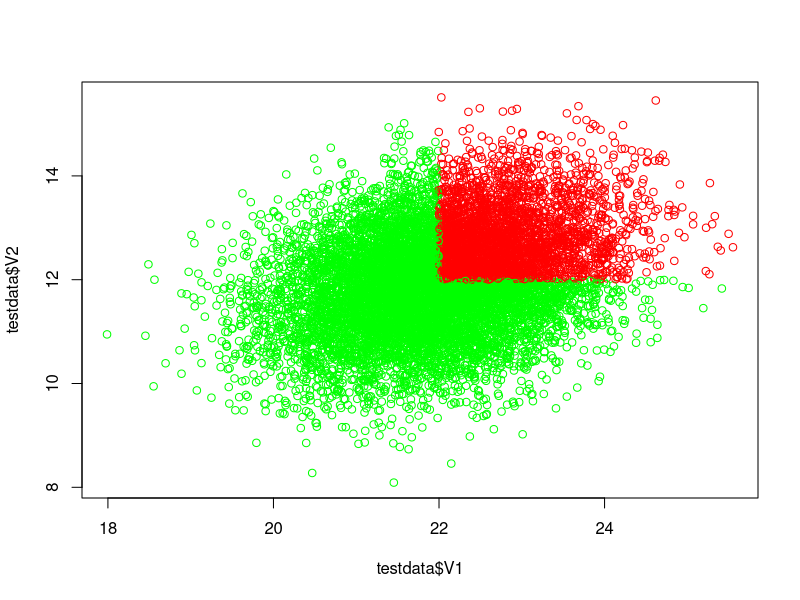
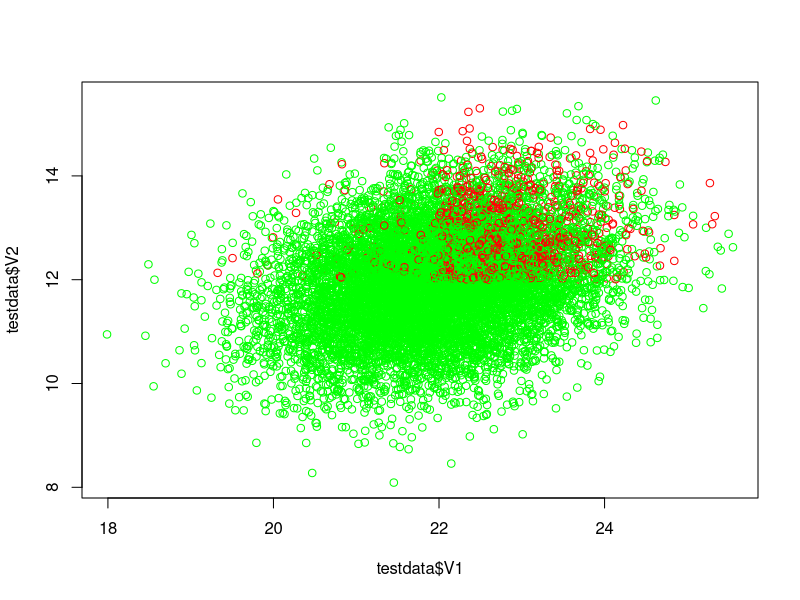
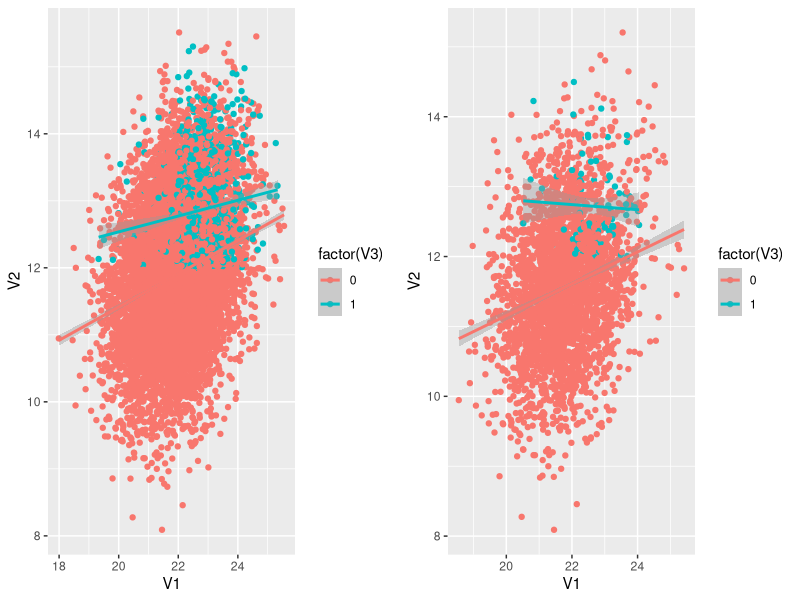

Here is the R script that generated these plots, in order:
# Setting working directory and loading libraries----
setwd("~/Applied Data Science/Thesis")

# import packages
library(lattice)
library(mice)
library(tidyverse)

## GENERATE DATA ----

set.seed(12)
#options(scipen=999)

# randomly generate a dataset to be our complete dataset
testdata <- as.data.frame(MASS::mvrnorm(n = 10000, 
                                        mu = c(22, 12, 0),      # V1   V2   V3
                                        Sigma = matrix(data = c(1.0, 0.3, 0.5, 
                                                                0.3, 1.0, 0.5, 
                                                                0.5, 0.5, 1.0), 
                                                       nrow = 3, 
                                                       byrow = T)))

# People falling in a certain region have a a higher probabilityof Y = 1
condition = testdata$V1>median(testdata$V1) & testdata$V2>median(testdata$V2)
condition2 = testdata$V1<median(testdata$V1) & testdata$V2>median(testdata$V2)
# plot
plot(testdata$V1, testdata$V2, col = ifelse(condition, 'red', 'green'))

# generate binomial variable for V3
testdata$V3 = ifelse(condition,rbinom(nrow(testdata[condition,]), size = 1, prob = 0.33),
                     ifelse(condition2,rbinom(nrow(testdata[condition2,]), size = 1, prob = 0.05), 0))
plot(testdata$V1, testdata$V2, col = ifelse(testdata$V3==1,'red', 'green'))

# descriptives
summary(testdata)
# save as csv
## Save complete  dataframe as CSV file
write.csv(testdata,"C:\\Users\\surface\\Documents\\Applied Data Science\\Thesis\\complete_data.csv", row.names = FALSE)


## AMPUTE WITH MICE ----

# ampute the complete data once for every mechanism
ampdata1 <- ampute(testdata, patterns = c(0, 1, 1), prop = 0.7, mech = "MAR")$amp
ampdata2 <- ampute(testdata, patterns = c(1, 0, 1), prop = 0.7, mech = "MNAR")$amp
ampdata3 <- ampute(testdata, patterns = c(0, 1, 1), prop = 0.7, mech = "MNAR")$amp
ampdata4 <- ampute(testdata, patterns = c(0, 0, 0), prop = 0.7, mech = "MCAR")$amp

# create a random allocation vector
# use the prob argument to specify how much of each mechanism should be created
# here, 0.5 of the missingness should be MAR and 0.5 should be MCAR
indices <- sample(x = c(1, 2, 3, 4), size = nrow(testdata), 
                  replace = TRUE, prob = c(0.6, 0.2, 0.1, 0.1))

# create an empty data matrix
# fill this matrix with values from either of the two amputed datasets
ampdata <- matrix(NA, nrow = nrow(testdata), ncol = ncol(testdata))
ampdata[indices == 1, ] <- as.matrix(ampdata1[indices == 1, ])
ampdata[indices == 2, ] <- as.matrix(ampdata2[indices == 2, ]) 
ampdata[indices == 3, ] <- as.matrix(ampdata3[indices == 3, ])
ampdata[indices == 4, ] <- as.matrix(ampdata4[indices == 4, ]) 

# store as df
ampdata = data.frame(ampdata)
# change colnames
colnames(ampdata) = c('V1', 'V2', 'V3')


# Visualize
ggpubr::ggarrange(
    testdata %>% ggplot(aes(V1,V2, color = factor(V3))) + geom_point() + geom_smooth(method = 'lm'),
    na.omit(ampdata) %>% ggplot(aes(V1,V2, color = factor(V3))) + geom_point() + geom_smooth(method = 'lm')
)


#save missing data
write.csv(ampdata,"C:\\Users\\surface\\Documents\\Applied Data Science\\Thesis\\missingdata.csv", row.names = FALSE)
